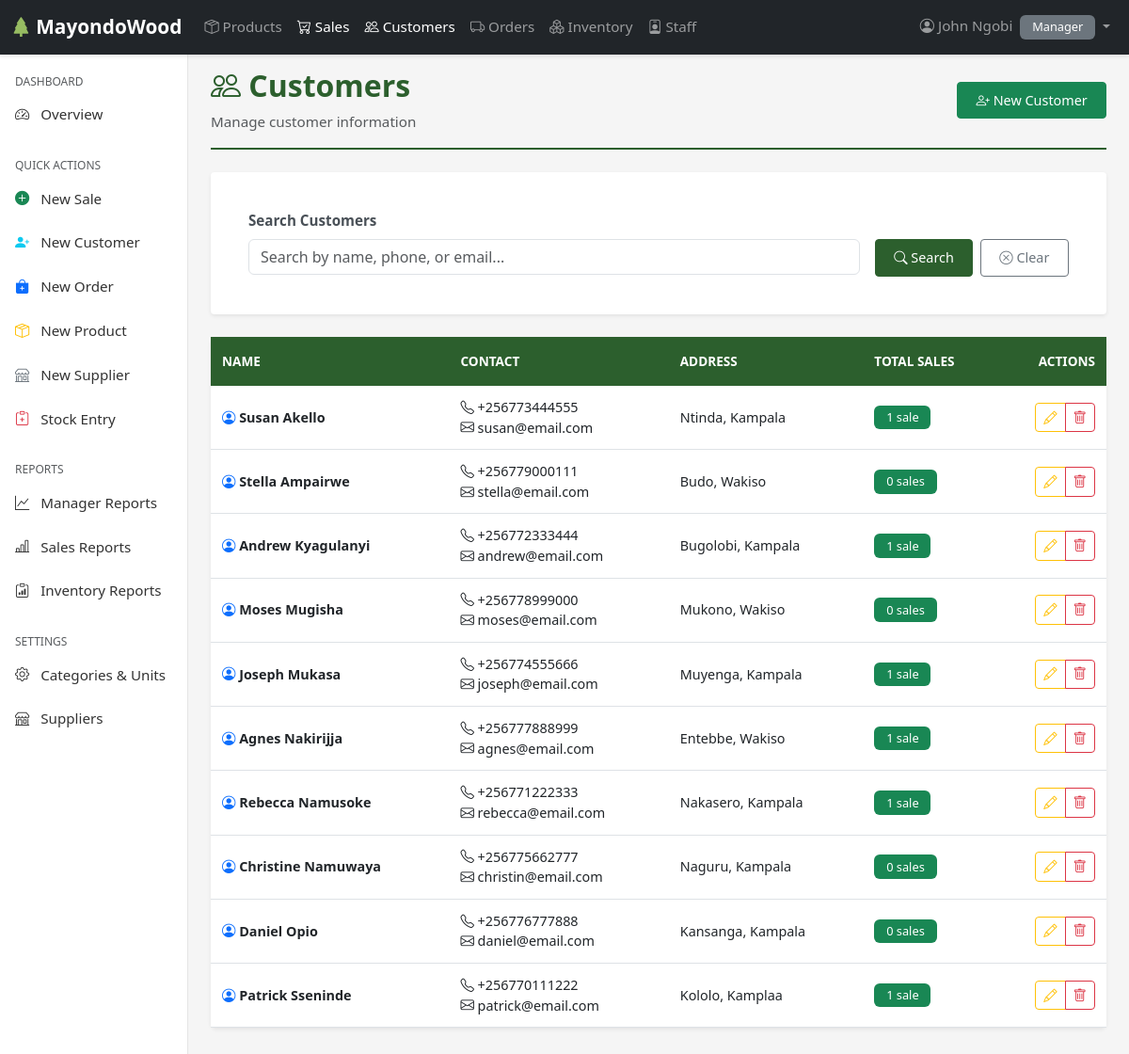
The app's page /sales/customers/ (signed in) with its own data.
### users/models.py (models this page shows, shortened)
class Employee(AbstractUser):
    ROLES = [
        ('SALES', 'Sales'),
        ('INVENTORY', 'Inventory'),
        ('MANAGER', 'Manager'),
    ]
    role = models.CharField(max_length=20, choices=ROLES)
    phone = models.CharField(max_length=15, blank=True, null=True)
    address = models.TextField(blank=True, null=True)
    is_active = models.BooleanField(default=True)
    created_at = models.DateTimeField(auto_now_add=True)
    updated_at = models.DateTimeField(auto_now=True)
    class Meta:
        ordering = ['-date_joined']
        verbose_name = 'Employee'
        verbose_name_plural = 'Employees'

### sales/models.py (models this page shows, shortened)
class Customer(models.Model):
    first_name = models.CharField(max_length=50)
    last_name = models.CharField(max_length=50)
    email = models.EmailField(blank=True, null=True)
    phone = models.CharField(max_length=15, blank=True, null=True)
    address = models.TextField(blank=True, null=True)
    is_active = models.BooleanField(default=True)
    created_at = models.DateTimeField(auto_now_add=True)
    updated_at = models.DateTimeField(auto_now=True)
    class Meta:
        ordering = ['last_name', 'first_name']
        verbose_name = 'Customer'
        verbose_name_plural = 'Customers'
    @property
    def full_name(self):
        return f'{self.first_name} {self.last_name}'

### sales/views.py (the view, shortened to what this page needs)
# urls.py: path('customers/', views.customer_list, name='customer_list'),
@login_required
@user_passes_test(is_sales_or_manager, login_url='users:login')
def customer_list(request):
    search = request.GET.get('search', '')
    customers = Customer.objects.filter(is_active=True)
    customers = customers.annotate(
        total_sales=Count('sales', filter=Q(sales__status='COMPLETED'))
    ).order_by('last_name', 'first_name')
    paginator = Paginator(customers, 20)
    page_number = request.GET.get('page')
    page_obj = paginator.get_page(page_number)
    context = {
        'search': search,
        'page_obj': page_obj,
        'title': 'Customer List',
    }
    return render(request, 'sales/customer_list.html', context)

### sales/views.py (called while the page is built)
def is_sales_or_manager(user):
    return user.is_authenticated and user.role in ['SALES', 'MANAGER']

### sales/templates/sales/customer_list.html (shortened to what this page needs)
{% extends 'base.html' %}
{% load static %}
{% block content %}
<div class="page-header">
    <div class="d-flex justify-content-between align-items-center">
        <div>
            <h1><i class="bi bi-people"></i> Customers</h1>
            <p class="text-muted mb-0">Manage customer information</p>
        </div>
        <div>
            <a href="{% url 'sales:create_customer' %}" class="btn btn-success">
                <i class="bi bi-person-plus"></i> New Customer
            </a>
        </div>
    </div>
</div>
<div class="card filter-section mb-4">
    <div class="card-body">
        <form method="get" class="row g-3">
            <div class="col-md-9">
                <label class="form-label">Search Customers</label>
                <input type="text" class="form-control" name="search" value="{{ search }}" placeholder="Search by name, phone, or email...">
            </div>
            <div class="col-md-3">
                <label class="form-label">&nbsp;</label>
                <div class="d-grid gap-2 d-md-flex">
                    <button type="submit" class="btn btn-primary">
                        <i class="bi bi-search"></i> Search
                    </button>
                    <a href="{% url 'sales:customer_list' %}" class="btn btn-outline-secondary">
                        <i class="bi bi-x-circle"></i> Clear
                    </a>
                </div>
            </div>
        </form>
    </div>
</div>
<div class="card">
    <div class="card-body p-0">
        {% if page_obj %}
        <div class="table-responsive">
            <table class="table table-hover mb-0">
                <thead>
                    <tr>
                        <th>Name</th>
                        <th>Contact</th>
                        <th>Address</th>
                        <th>Total Sales</th>
                        <th class="text-end">Actions</th>
                    </tr>
                </thead>
                <tbody>
                    {% for customer in page_obj %}
                    <tr>
                        <td>
                            <i class="bi bi-person-circle text-primary"></i>
                            <strong>{{ customer.full_name }}</strong>
                        </td>
                        <td>
                            {% if customer.phone %}
                                <i class="bi bi-telephone"></i> {{ customer.phone }}<br>
                            {% endif %}
                            {% if customer.email %}
                                <i class="bi bi-envelope"></i> {{ customer.email }}
                            {% endif %}
                        </td>
                        <td>
                            {% if customer.address %}
                                {{ customer.address|truncatewords:10 }}
                            {% else %}
                                <span class="text-muted">-</span>
                            {% endif %}
                        </td>
                        <td>
                            <span class="badge bg-success">{{ customer.total_sales }} sale{{ customer.total_sales|pluralize }}</span>
                        </td>
                        <td class="text-end">
                            <div class="btn-group btn-group-sm">
                                <a href="{% url 'sales:update_customer' customer.pk %}" class="btn btn-outline-warning" title="Edit">
                                    <i class="bi bi-pencil"></i>
                                </a>
                                {% if user.role == 'MANAGER' %}
                                <a href="{% url 'sales:delete_customer' customer.pk %}" class="btn btn-outline-danger" title="Delete">
                                    <i class="bi bi-trash"></i>
                                </a>
                                {% endif %}
                            </div>
                        </td>
                    </tr>
                    {% endfor %}
                </tbody>
            </table>
        </div>
        {% endif %}
    </div>
</div>
{% endblock %}

### templates/includes/navbar.html (shortened to what this page needs)
{% load static %}
<nav class="navbar navbar-expand-lg navbar-dark bg-dark fixed-top">
    <div class="container-fluid">
        <a class="navbar-brand" href="{% url 'users:dashboard' %}">
            <i class="bi bi-tree-fill"></i> MayondoWood
        </a>
        <div class="collapse navbar-collapse" id="navbarNav">
            <ul class="navbar-nav me-auto">
                <li class="nav-item">
                    <a class="nav-link {% if request.resolver_match.url_name == 'product_list' %}active{% endif %}"
                       href="{% url 'products:product_list' %}">
                        <i class="bi bi-box-seam"></i> Products
                    </a>
                </li>
                {% if user.role in 'MANAGER,SALES' %}
                <li class="nav-item">
                    <a class="nav-link {% if 'sales' in request.path %}active{% endif %}"
                       href="{% url 'sales:sale_list' %}">
                        <i class="bi bi-cart-check"></i> Sales
                    </a>
                </li>
                <li class="nav-item">
                    <a class="nav-link {% if 'customer' in request.path %}active{% endif %}"
                       href="{% url 'sales:customer_list' %}">
                        <i class="bi bi-people"></i> Customers
                    </a>
                </li>
                {% endif %}
                {% if user.role in 'MANAGER,INVENTORY' %}
                <li class="nav-item">
                    <a class="nav-link {% if 'orders' in request.path %}active{% endif %}"
                       href="{% url 'orders:order_list' %}">
                        <i class="bi bi-truck"></i> Orders
                    </a>
                </li>
                <li class="nav-item">
                    <a class="nav-link {% if 'inventory' in request.path %}active{% endif %}"
                       href="{% url 'inventory:stock_list' %}">
                        <i class="bi bi-boxes"></i> Inventory
                    </a>
                </li>
                {% endif %}
                {% if user.role == 'MANAGER' %}
                <li class="nav-item">
                    <a class="nav-link {% if 'staff' in request.path %}active{% endif %}"
                       href="{% url 'users:staff_list' %}">
                        <i class="bi bi-person-badge"></i> Staff
                    </a>
                </li>
                {% endif %}
            </ul>
            <ul class="navbar-nav">
                <li class="nav-item dropdown">
                    <a class="nav-link dropdown-toggle" href="#" id="userDropdown" role="button"
                       data-bs-toggle="dropdown" aria-expanded="false">
                        <i class="bi bi-person-circle"></i> {{ user.get_full_name|default:user.username }}
                        <span class="badge bg-secondary ms-1">{{ user.get_role_display }}</span>
                    </a>
                </li>
            </ul>
        </div>
    </div>
</nav>

### static/css/styles.css (style rules this page uses)
:root { --primary-color: #2c5f2d; --secondary-color: #97bc62; --dark-color: #1a1a1a; --light-color: #f8f9fa; --danger-color: #dc3545; --warning-color: #ffc107; --success-color: #28a745; --info-color: #17a2b8; }
body { font-family: 'Segoe UI', Tahoma, Geneva, Verdana, sans-serif; font-size: 0.95rem; background-color: #f5f5f5; }
.navbar { box-shadow: 0 2px 4px rgba(0,0,0,.1); }
.navbar-brand { font-weight: 600; font-size: 1.3rem; }
.navbar-brand i { color: var(--secondary-color); }
.card { box-shadow: 0 0.125rem 0.25rem rgba(0, 0, 0, 0.075); border: none; margin-bottom: 1.5rem; transition: transform 0.2s ease; }
.table { font-size: 0.9rem; background-color: white; }
.table thead th { background-color: var(--primary-color); color: white; border: none; font-weight: 600; text-transform: uppercase; font-size: 0.85rem; padding: 1rem 0.75rem; }
.table tbody tr { transition: background-color 0.2s ease; }
.table td { vertical-align: middle; padding: 0.75rem; }
.badge { padding: 0.4rem 0.8rem; font-weight: 500; font-size: 0.8rem; }
.btn { font-size: 0.9rem; padding: 0.5rem 1.2rem; border-radius: 0.25rem; transition: all 0.3s ease; }
.btn-primary { background-color: var(--primary-color); border-color: var(--primary-color); }
.btn-group-sm > .btn { padding: 0.25rem 0.5rem; }
.form-label { font-weight: 600; color: #495057; margin-bottom: 0.5rem; }
.page-header { padding-bottom: 1rem; margin-bottom: 1.5rem; margin-top: 3rem; border-bottom: 2px solid var(--primary-color); }
.page-header h1 { color: var(--primary-color); font-weight: 700; font-size: 2rem; }
.filter-section { background-color: white; padding: 1.5rem; border-radius: 0.25rem; margin-bottom: 1.5rem; box-shadow: 0 0.125rem 0.25rem rgba(0, 0, 0, 0.075); }

### records on screen
Employee: get_full_name "John Ngobi", role "Manager"
Customer: full_name "Susan Akello", phone "+256773444555", email "susan@email.com", address "Ntinda, Kampala", total_sales "1"
Customer: full_name "Stella Ampairwe", phone "+256779000111", email "stella@email.com", address "Budo, Wakiso", total_sales "0"
Customer: full_name "Andrew Kyagulanyi", phone "+256772333444", email "andrew@email.com", address "Bugolobi, Kampala", total_sales "1"
Customer: full_name "Moses Mugisha", phone "+256778999000", email "moses@email.com", address "Mukono, Wakiso", total_sales "0"
Customer: full_name "Joseph Mukasa", phone "+256774555666", email "joseph@email.com", address "Muyenga, Kampala", total_sales "1"
Customer: full_name "Agnes Nakirijja", phone "+256777888999", email "agnes@email.com", address "Entebbe, Wakiso", total_sales "1"
Customer: full_name "Rebecca Namusoke", phone "+256771222333", email "rebecca@email.com", address "Nakasero, Kampala", total_sales "1"
Customer: full_name "Christine Namuwaya", phone "+256775662777", email "christin@email.com", address "Naguru, Kampala", total_sales "0"
Customer: full_name "Daniel Opio", phone "+256776777888", email "daniel@email.com", address "Kansanga, Kampala", total_sales "0"
Customer: full_name "Patrick Sseninde", phone "+256770111222", email "patrick@email.com", address "Kololo, Kamplaa", total_sales "1"
